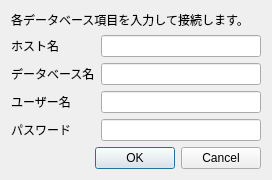
<?xml version="1.0" encoding="UTF-8"?>
<ui version="4.0">
 <class>DBConfDialog</class>
 <widget class="QDialog" name="DBConfDialog">
  <property name="geometry">
   <rect>
    <x>0</x>
    <y>0</y>
    <width>272</width>
    <height>163</height>
   </rect>
  </property>
  <property name="windowTitle">
   <string>DB接続情報</string>
  </property>
  <layout class="QFormLayout" name="formLayout">
   <item row="0" column="0" colspan="2">
    <widget class="QLabel" name="label_5">
     <property name="text">
      <string>各データベース項目を入力して接続します。</string>
     </property>
    </widget>
   </item>
   <item row="1" column="0">
    <widget class="QLabel" name="label_host_name">
     <property name="text">
      <string>ホスト名</string>
     </property>
    </widget>
   </item>
   <item row="1" column="1">
    <widget class="QLineEdit" name="edit_host_name"/>
   </item>
   <item row="2" column="0">
    <widget class="QLabel" name="label_database_name">
     <property name="text">
      <string>データベース名</string>
     </property>
    </widget>
   </item>
   <item row="2" column="1">
    <widget class="QLineEdit" name="edit_database_name"/>
   </item>
   <item row="3" column="0">
    <widget class="QLabel" name="label_user_name">
     <property name="text">
      <string>ユーザー名</string>
     </property>
    </widget>
   </item>
   <item row="3" column="1">
    <widget class="QLineEdit" name="edit_user_name"/>
   </item>
   <item row="4" column="0">
    <widget class="QLabel" name="label_password">
     <property name="text">
      <string>パスワード</string>
     </property>
    </widget>
   </item>
   <item row="4" column="1">
    <widget class="QLineEdit" name="edit_password">
     <property name="echoMode">
      <enum>QLineEdit::Password</enum>
     </property>
    </widget>
   </item>
   <item row="5" column="0" colspan="2">
    <widget class="QDialogButtonBox" name="buttonBox">
     <property name="orientation">
      <enum>Qt::Horizontal</enum>
     </property>
     <property name="standardButtons">
      <set>QDialogButtonBox::Cancel|QDialogButtonBox::Ok</set>
     </property>
    </widget>
   </item>
  </layout>
 </widget>
 <resources/>
 <connections>
  <connection>
   <sender>buttonBox</sender>
   <signal>accepted()</signal>
   <receiver>DBConfDialog</receiver>
   <slot>accept()</slot>
   <hints>
    <hint type="sourcelabel">
     <x>248</x>
     <y>254</y>
    </hint>
    <hint type="destinationlabel">
     <x>157</x>
     <y>274</y>
    </hint>
   </hints>
  </connection>
  <connection>
   <sender>buttonBox</sender>
   <signal>rejected()</signal>
   <receiver>DBConfDialog</receiver>
   <slot>reject()</slot>
   <hints>
    <hint type="sourcelabel">
     <x>316</x>
     <y>260</y>
    </hint>
    <hint type="destinationlabel">
     <x>286</x>
     <y>274</y>
    </hint>
   </hints>
  </connection>
 </connections>
</ui>
